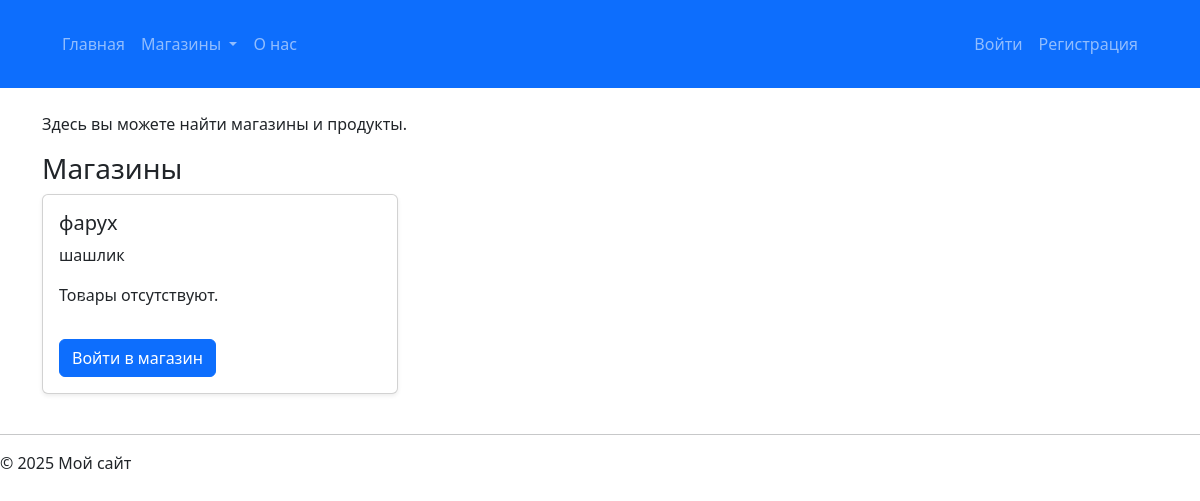
The app's page /, older data.
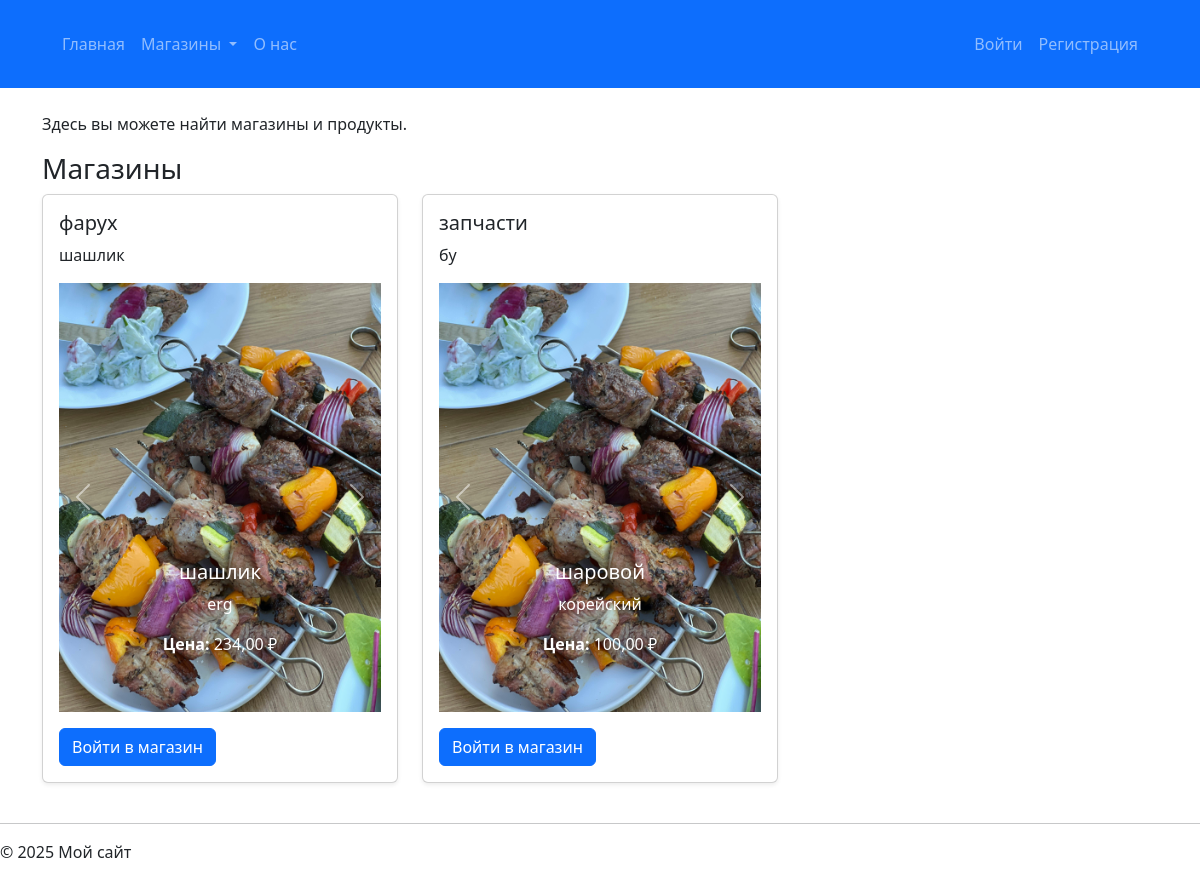
The same page, newer data.
### store/models/store.py (models this page shows, shortened)
class Store(models.Model):
    owner = models.OneToOneField(CustomUser, on_delete=models.CASCADE, related_name='store')  # связь с владельцем
    name = models.CharField(max_length=255)  # Название магазина
    description = models.TextField(blank=True)  # Описание магазина
    created_at = models.DateTimeField(auto_now_add=True)  # Дата создания магазина
    logo = models.ImageField(upload_to='store_logos/', null=True, blank=True)  # Логотип магазина (опционально)
    class Meta:
        verbose_name = 'Store'
        verbose_name_plural = 'Stores'

### store/models/product.py (models this page shows, shortened)
class Product(models.Model):
    name = models.CharField(max_length=200)
    description = models.TextField()
    price = models.DecimalField(max_digits=8, decimal_places=2)
    subcategory = models.ForeignKey(SubCategory, related_name='products', on_delete=models.CASCADE)
    store = models.ForeignKey(Store, related_name='products', on_delete=models.CASCADE, default=1)  # Значение по умолчанию, которое будет установлено для старых продуктов
    image = models.ImageField(upload_to='product_images/', null=True, blank=True)  # Поле для изображения
    class Meta:
        verbose_name = 'Product'
        verbose_name_plural = 'Products'

### app/views.py (the view)
# urls.py: path('', views.index, name='index'),  # Главная страница из app.views
def index(request):
    stores = Store.objects.prefetch_related('products').all()  # Загружаем магазины с их товарами
    return render(request, 'app/index.html', {'stores': stores})

### app/context_processors.py (called while the page is built)
def menu_categories(request):
    stores = Store.objects.prefetch_related('categories__subcategories').all()
    return {'menu_categories': stores}

### app/templates/app/index.html (shortened to what this page needs)
<!DOCTYPE html>
<html lang="ru">
<head>
    <link href="https://cdn.jsdelivr.net/npm/bootstrap@5.3.0-alpha1/dist/css/bootstrap.min.css" rel="stylesheet">
</head>
<body>
    {% include 'app/header.html' %}
    <div class="container mt-4">
        <p>Здесь вы можете найти магазины и продукты.</p>
        <h3>Магазины</h3>
        <div class="row">
            {% for store in stores %}
                <div class="col-md-4">
                    <div class="card mb-4 shadow-sm">
                        <div class="card-body">
                            <h5 class="card-title">{{ store.name }}</h5>
                            <p class="card-text">{{ store.description }}</p>
                            <div id="carousel{{ store.id }}" class="carousel slide" data-bs-ride="carousel">
                                <div class="carousel-inner">
                                    {% for product in store.products.all %}
                                        <div class="carousel-item {% if forloop.first %}active{% endif %}">
                                            {% if product.image %}
                                                <img src="{{ product.image.url }}" class="d-block w-100" alt="{{ product.name }}">
                                            {% else %}
                                                <img src="/static/images/default-product.jpg" class="d-block w-100" alt="Изображение отсутствует">
                                            {% endif %}
                                            <div class="carousel-caption d-none d-md-block">
                                                <h5>{% if product.name %}{{ product.name }}{% else %}Название отсутствует{% endif %}</h5>
                                                <p>{{ product.description }}</p>
                                                <p><strong>Цена:</strong> {{ product.price }} ₽</p>
                                            </div>
                                        </div>
                                    {% empty %}
                                        <div class="carousel-item active">
                                            <p>Товары отсутствуют.</p>
                                        </div>
                                    {% endfor %}
                                </div>
                                <button class="carousel-control-prev" type="button" data-bs-target="#carousel{{ store.id }}" data-bs-slide="prev">
                                    <span class="carousel-control-prev-icon" aria-hidden="true"></span>
                                </button>
                                <button class="carousel-control-next" type="button" data-bs-target="#carousel{{ store.id }}" data-bs-slide="next">
                                    <span class="carousel-control-next-icon" aria-hidden="true"></span>
                                </button>
                            </div>
                            <a href="{% url 'store_detail' store.id %}" class="btn btn-primary mt-3">Войти в магазин</a>
                        </div>
                    </div>
                </div>
            {% empty %}
                <p>Магазины отсутствуют.</p>
            {% endfor %}
        </div>
    </div>
    {% include 'app/footer.html' %}
</body>
</html>

### app/templates/app/header.html (shortened to what this page needs)
<!DOCTYPE html>
<html lang="ru">
<head>
    <link href="https://cdn.jsdelivr.net/npm/bootstrap@5.3.0-alpha1/dist/css/bootstrap.min.css" rel="stylesheet" />
</head>
<body>
<header class="bg-primary text-white">
    <div class="container">
        <nav class="navbar navbar-expand-lg navbar-dark">
            <div class="container-fluid">
                <div class="collapse navbar-collapse" id="navbarMegaMenu">
                    <ul class="navbar-nav me-auto mb-2 mb-lg-0">
                        <li class="nav-item">
                            <a class="nav-link" href="/">Главная</a>
                        </li>
                        <li class="nav-item dropdown">
                            <a
                                class="nav-link dropdown-toggle"
                                href="#"
                                id="storesDropdown"
                                role="button"
                                data-bs-toggle="dropdown"
                                aria-expanded="false"
                            >
                                Магазины
                            </a>
                        </li>
                        <li class="nav-item">
                            <a class="nav-link" href="/about/">О нас</a>
                        </li>
                    </ul>
                    <ul class="navbar-nav ms-auto">
                        {% if user.is_authenticated %}
                            <li class="nav-item">
                                <a class="nav-link" href="{% url 'profile' %}">Личный кабинет</a>
                            </li>
                            <li class="nav-item">
                                <form action="{% url 'logout' %}" method="post" class="d-inline">
                                    {% csrf_token %}
                                    <button type="submit" class="nav-link btn btn-link p-0 text-white">Выйти</button>
                                </form>
                            </li>
                        {% else %}
                            <li class="nav-item">
                                <a class="nav-link" href="{% url 'login' %}">Войти</a>
                            </li>
                            <li class="nav-item">
                                <a class="nav-link" href="{% url 'register' %}">Регистрация</a>
                            </li>
                        {% endif %}
                    </ul>
                </div>
            </div>
        </nav>
    </div>
</header>
</body>
</html>

### app/templates/app/footer.html
        <hr>
        <footer>
            <p>&copy; 2025 Мой сайт</p>
        </footer>
    </body>
</html>

### app/templates/app/header.html (style rules this page uses)
header { padding: 1rem 0; }
.navbar { padding: 0.5rem 0; }

Row changes from the older to the newer data that the page shows:
shown differently, row unchanged: Store "фарух": no longer shows "Товары отсутствуют."
added Product: image (picture), name "шашлик", description "erg", price "234,00", shown under Store "фарух"
added Store: name "запчасти", description "бу"
added Product: image (picture), name "шаровой", description "корейский", price "100,00", shown under "запчасти"
